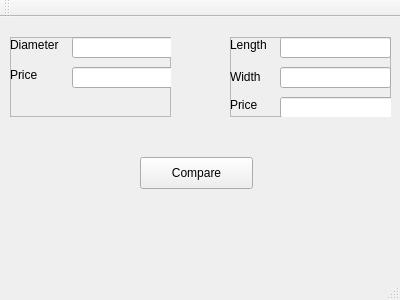
<?xml version="1.0" encoding="UTF-8"?>
<ui version="4.0">
 <class>MainWindow</class>
 <widget class="QMainWindow" name="MainWindow">
  <property name="geometry">
   <rect>
    <x>0</x>
    <y>0</y>
    <width>400</width>
    <height>300</height>
   </rect>
  </property>
  <property name="windowTitle">
   <string>MainWindow</string>
  </property>
  <widget class="QWidget" name="centralWidget">
   <widget class="QFrame" name="frame">
    <property name="geometry">
     <rect>
      <x>230</x>
      <y>20</y>
      <width>161</width>
      <height>80</height>
     </rect>
    </property>
    <property name="frameShape">
     <enum>QFrame::StyledPanel</enum>
    </property>
    <property name="frameShadow">
     <enum>QFrame::Raised</enum>
    </property>
    <widget class="QLabel" name="length">
     <property name="geometry">
      <rect>
       <x>0</x>
       <y>0</y>
       <width>59</width>
       <height>16</height>
      </rect>
     </property>
     <property name="text">
      <string>Length</string>
     </property>
    </widget>
    <widget class="QLabel" name="width">
     <property name="geometry">
      <rect>
       <x>0</x>
       <y>30</y>
       <width>51</width>
       <height>20</height>
      </rect>
     </property>
     <property name="text">
      <string>Width</string>
     </property>
    </widget>
    <widget class="QLabel" name="price_2">
     <property name="geometry">
      <rect>
       <x>0</x>
       <y>60</y>
       <width>59</width>
       <height>16</height>
      </rect>
     </property>
     <property name="text">
      <string>Price</string>
     </property>
    </widget>
    <widget class="QLineEdit" name="rec_length">
     <property name="geometry">
      <rect>
       <x>50</x>
       <y>0</y>
       <width>111</width>
       <height>21</height>
      </rect>
     </property>
    </widget>
    <widget class="QLineEdit" name="rec_width">
     <property name="geometry">
      <rect>
       <x>50</x>
       <y>30</y>
       <width>111</width>
       <height>21</height>
      </rect>
     </property>
    </widget>
    <widget class="QLineEdit" name="rec_price">
     <property name="geometry">
      <rect>
       <x>50</x>
       <y>60</y>
       <width>113</width>
       <height>21</height>
      </rect>
     </property>
    </widget>
   </widget>
   <widget class="QPushButton" name="pushButton">
    <property name="geometry">
     <rect>
      <x>140</x>
      <y>140</y>
      <width>113</width>
      <height>32</height>
     </rect>
    </property>
    <property name="text">
     <string>Compare</string>
    </property>
   </widget>
   <widget class="QFrame" name="frame_2">
    <property name="geometry">
     <rect>
      <x>10</x>
      <y>20</y>
      <width>161</width>
      <height>80</height>
     </rect>
    </property>
    <property name="frameShape">
     <enum>QFrame::StyledPanel</enum>
    </property>
    <property name="frameShadow">
     <enum>QFrame::Raised</enum>
    </property>
    <widget class="QLabel" name="diameter">
     <property name="geometry">
      <rect>
       <x>0</x>
       <y>0</y>
       <width>55</width>
       <height>16</height>
      </rect>
     </property>
     <property name="text">
      <string>Diameter</string>
     </property>
    </widget>
    <widget class="QLabel" name="price">
     <property name="geometry">
      <rect>
       <x>0</x>
       <y>30</y>
       <width>31</width>
       <height>16</height>
      </rect>
     </property>
     <property name="text">
      <string>Price</string>
     </property>
    </widget>
    <widget class="QLineEdit" name="rnd_price">
     <property name="geometry">
      <rect>
       <x>62</x>
       <y>30</y>
       <width>101</width>
       <height>21</height>
      </rect>
     </property>
    </widget>
    <widget class="QLineEdit" name="rnd_diameter">
     <property name="geometry">
      <rect>
       <x>62</x>
       <y>0</y>
       <width>101</width>
       <height>21</height>
      </rect>
     </property>
    </widget>
   </widget>
   <widget class="QLabel" name="result_label">
    <property name="geometry">
     <rect>
      <x>0</x>
      <y>210</y>
      <width>391</width>
      <height>20</height>
     </rect>
    </property>
    <property name="text">
     <string/>
    </property>
   </widget>
  </widget>
  <widget class="QMenuBar" name="menuBar">
   <property name="geometry">
    <rect>
     <x>0</x>
     <y>0</y>
     <width>400</width>
     <height>22</height>
    </rect>
   </property>
  </widget>
  <widget class="QToolBar" name="mainToolBar">
   <attribute name="toolBarArea">
    <enum>TopToolBarArea</enum>
   </attribute>
   <attribute name="toolBarBreak">
    <bool>false</bool>
   </attribute>
  </widget>
  <widget class="QStatusBar" name="statusBar"/>
 </widget>
 <layoutdefault spacing="6" margin="11"/>
 <resources/>
 <connections>
  <connection>
   <sender>pushButton</sender>
   <signal>clicked()</signal>
   <receiver>MainWindow</receiver>
   <slot>comparePizzas()</slot>
   <hints>
    <hint type="sourcelabel">
     <x>197</x>
     <y>184</y>
    </hint>
    <hint type="destinationlabel">
     <x>179</x>
     <y>130</y>
    </hint>
   </hints>
  </connection>
 </connections>
 <slots>
  <slot>comparePizzas()</slot>
 </slots>
</ui>
